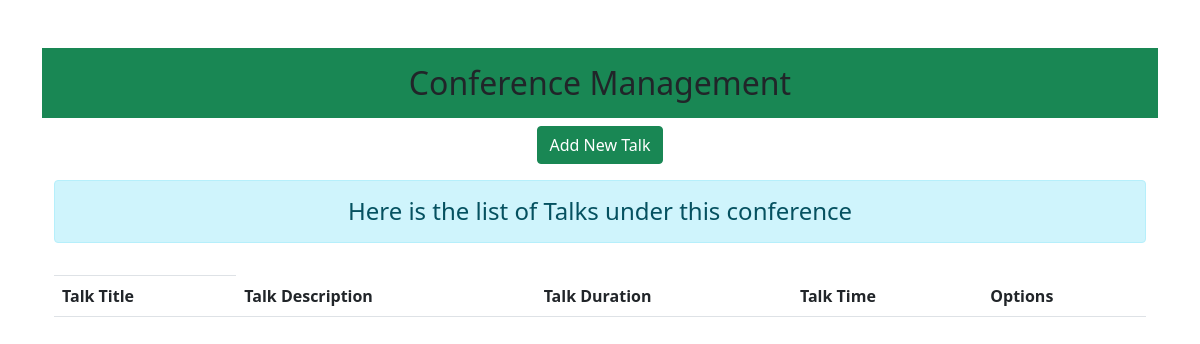
/DJANGO/talks/, run on an earlier commit of the app's database.
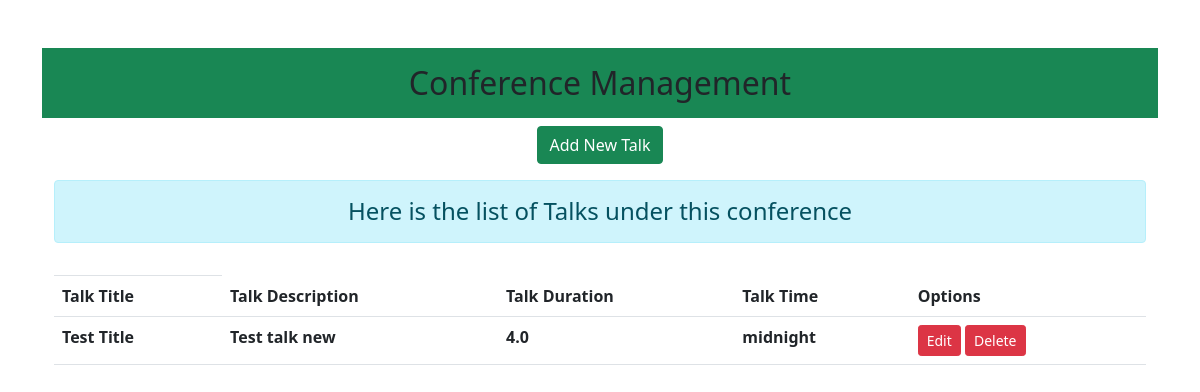
And on a later commit of the database.
### myapp/models.py (models this page shows)
class TalkModel(models.Model):
    talk_conference_title  = models.ForeignKey(ConferenceModel,on_delete=models.CASCADE)
    talk_title = models.TextField(null=False,primary_key=True)
    talk_description =  models.CharField(max_length=100,null=False)
    talk_duration = models.DecimalField(max_digits=2,decimal_places=1)
    talk_time = models.TimeField(null=True)

### myapp/views.py (the view)
# urls.py: path('<str:id>/talks/',views.talkView,name='talks'),
def talkView(request,id):
    initial = {'talk_conference_title':id}
    if request.method == 'POST':
        talkviewform = TalkForm(request.POST)
        if talkviewform.is_valid():
            talkviewform.save()
    else:
        talkviewform=TalkForm(initial=initial)
    talk = ConferenceModel.objects.get(pk=id)
    conferencetalks = talk.talkmodel_set.all()
    return render(request,'myapp/talks.html',{'talkviewform':talkviewform,'conferencetalks':conferencetalks})

### myapp/forms.py
class TalkForm(forms.ModelForm):
    class Meta:
        model = TalkModel
        fields = ['talk_conference_title','talk_title','talk_description','talk_duration','talk_time']
        widgets = {
            'talk_conference_title' : forms.HiddenInput,
            'talk_title' : forms.TextInput(attrs={'class':'form-control '}),
            'talk_description' : forms.TextInput(attrs={'class':'form-control '}),
            'talk_duration' : forms.TextInput(attrs={'class':'form-control '}),
            'talk_time' : forms.TextInput(attrs={'class':'form-control','placeholder':'HH:MM:SS'}),
        }

### myapp/templates/myapp/talks.html (shortened to what this page needs)
{% extends 'myapp/base.html' %}
{% block content %}
<div class="text-center">
    <button class="btn btn-success col" type="button" data-bs-toggle="offcanvas" data-bs-target="#offcanvasRight" aria-controls="offcanvasRight">Add New Talk</button>
</div>
<div class="container mt-3">
    <h4 class="alert alert-info text-center">
        Here is the list of Talks under this conference
    </h4>
    <table class="table table-hover">
        <th class="thead-dark">
            <tr>
                <th scope="col">Talk Title</th>
                <th scope="col">Talk Description</th>
                <th scope="col">Talk Duration </th>
                <th scope="col">Talk Time</th>
                <th scope="col">Options</th>
            </tr>
        </th>
            {% for talkss in conferencetalks %}
            <tr>
                <th scope="col">{{talkss.talk_title}}</th>
                <th scope="col">{{talkss.talk_description}}</th>
                <th scope="col">{{talkss.talk_duration}}</th>
                <th scope="col">{{talkss.talk_time}}</th>
            <td>
                <a href="{% url 'talkedit' talkss.talk_title %}" class="btn btn-danger btn-sm">Edit</a>
                <form action="{% url 'talkdelete' talkss.talk_title %}" method="POST" class="d-inline">
                    <input type="submit" value="Delete" class="btn btn-danger btn-sm">
                </form>
            </td>
        </tr>
            {% endfor %}
    </table>
</div>
{% endblock content %}

What changed in the data, as far as the page shows it:
added TalkModel: talk_title "Test Title", talk_description "Test talk new", talk_duration "4.0", talk_time "midnight"
